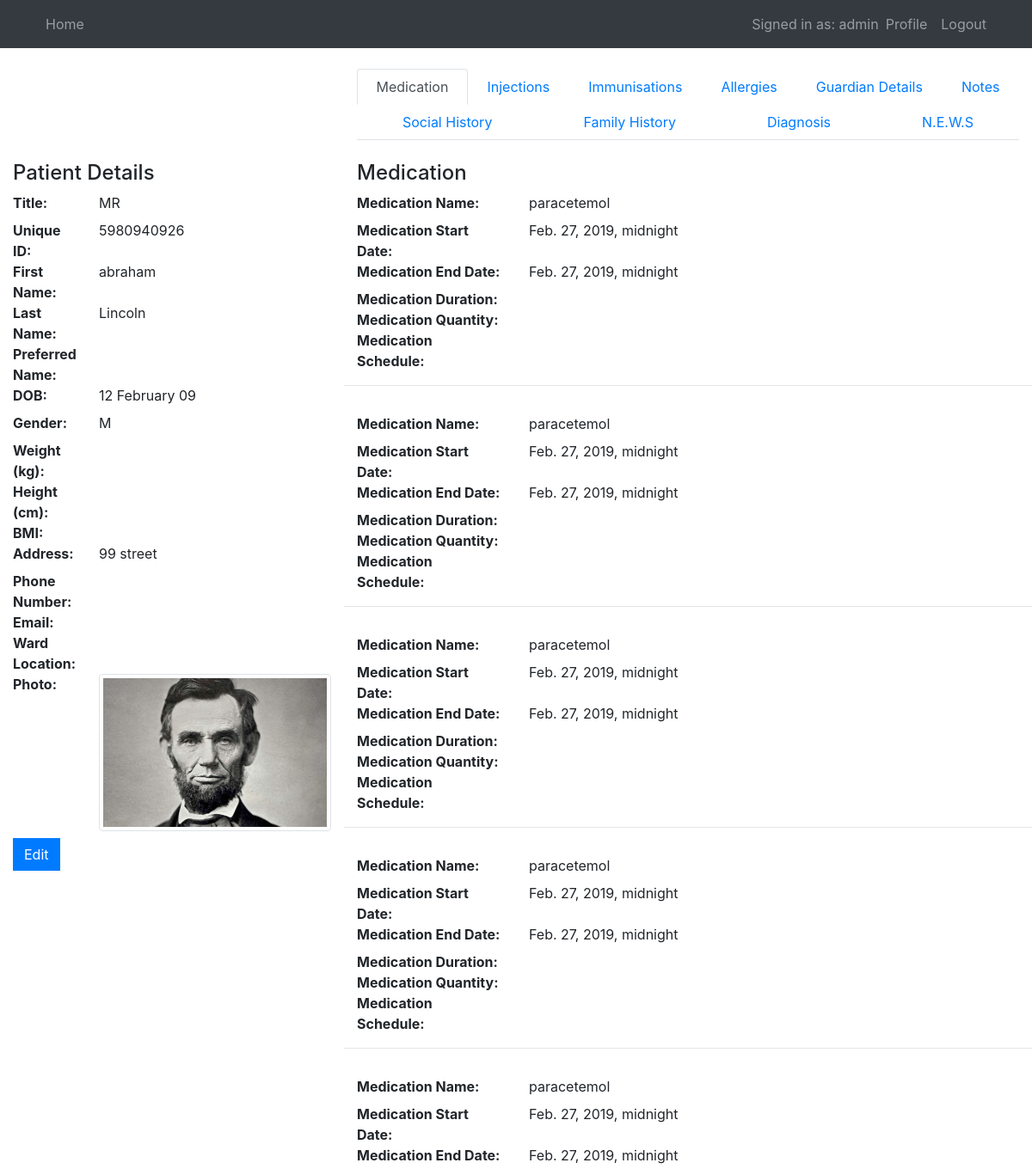
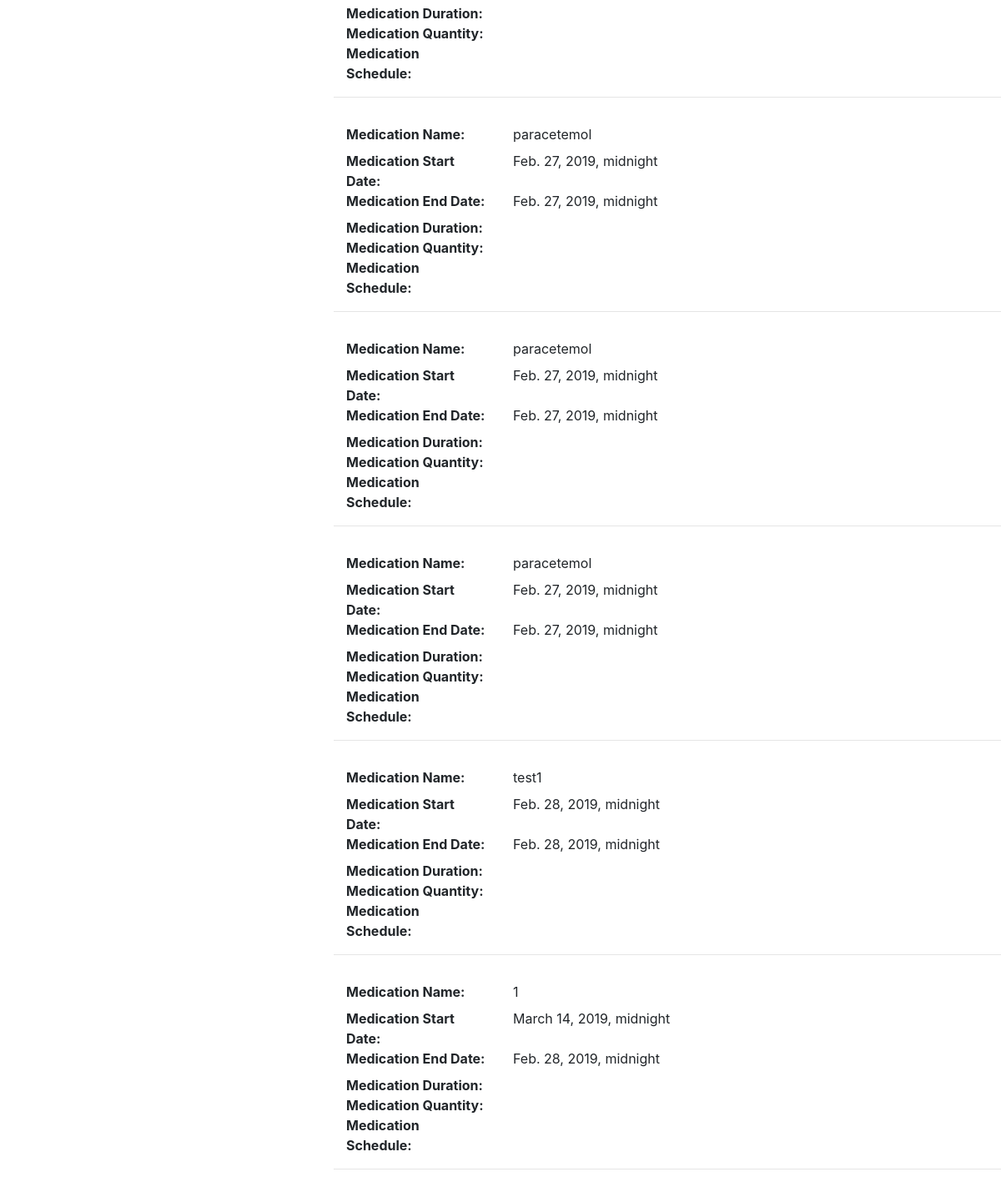
The page /home/patient/3 (signed in) on the database as committed earlier (2 pictures, top to bottom).
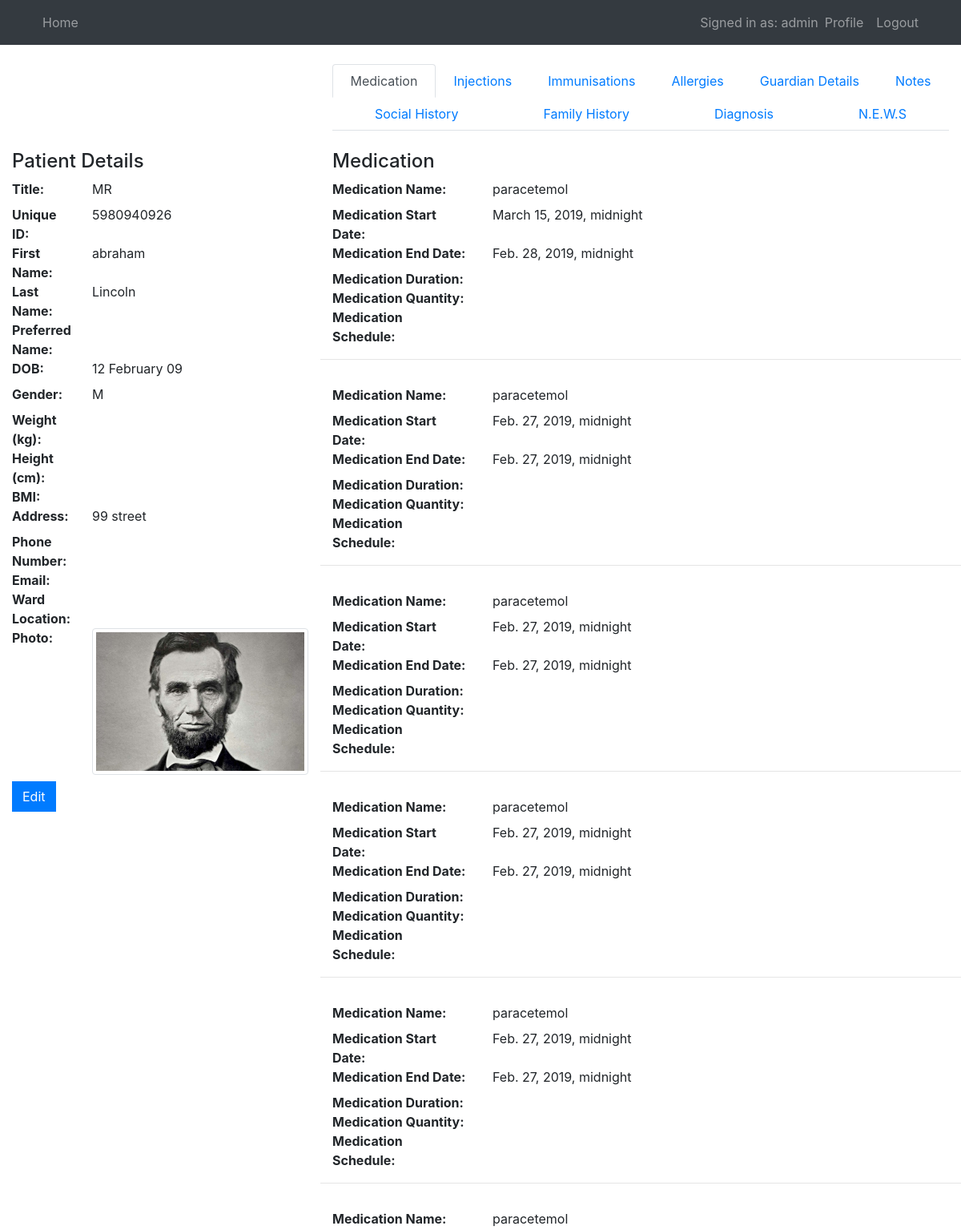
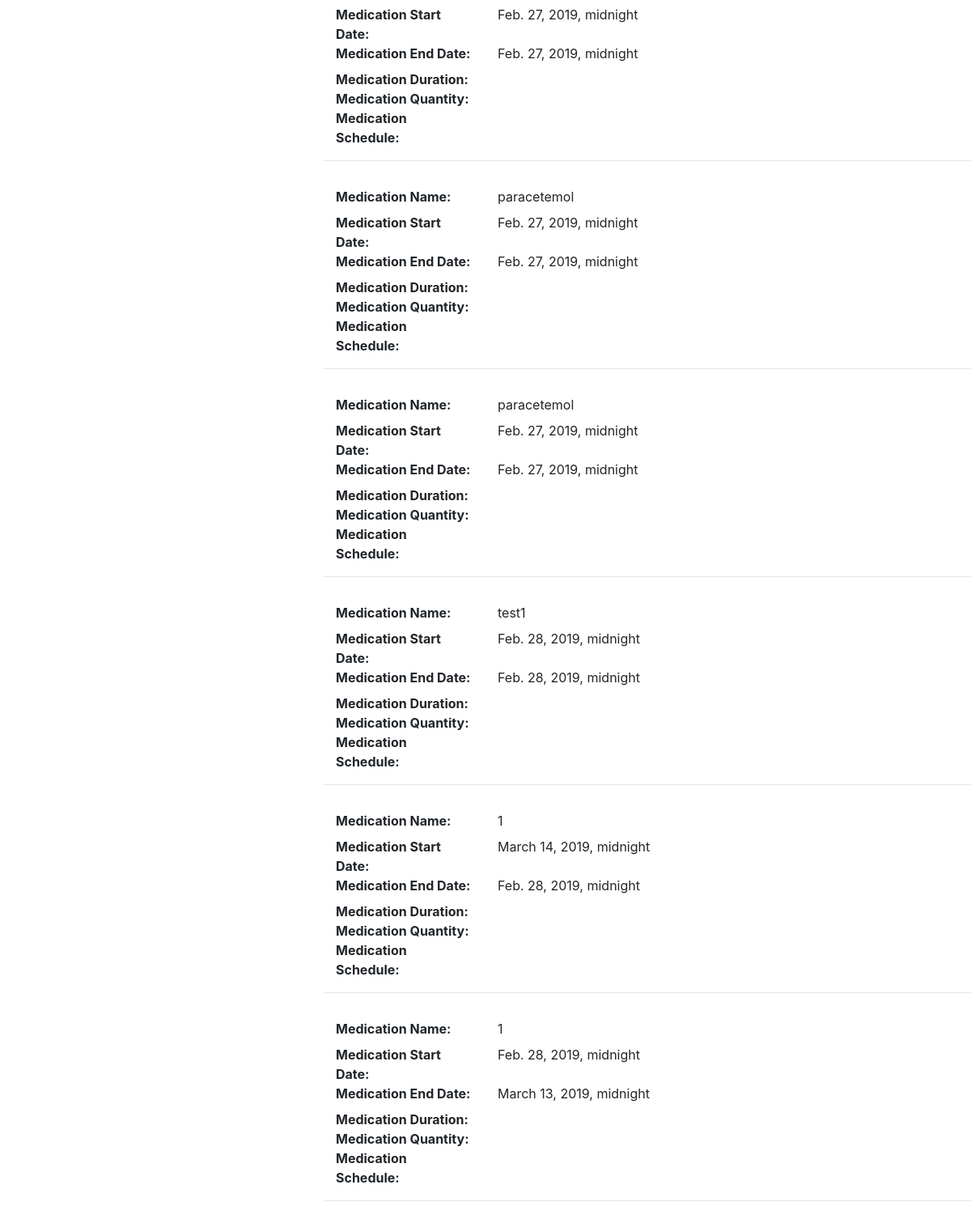
The same page on the database as committed later (2 pictures, top to bottom).
### users/models.py (models this page shows, shortened)
class Medication(models.Model):
    personaldetails = models.ForeignKey(PersonalDetails, on_delete=models.CASCADE)
    medicationname = models.CharField(max_length=256, verbose_name='Medication Name')
    medstartdatetime = models.DateTimeField(verbose_name='Medication Start Date')
    medenddatetime = models.DateTimeField(verbose_name='Medication End Date')
    usage = models.IntegerField(blank=True, verbose_name='Medication Usage', choices=MED_USES_CHOICES)
    quantity = models.CharField(max_length=256, blank=True, verbose_name='Medication dose (mg)')
    schedule = models.CharField(max_length=256, blank=True, verbose_name='Medication Schedule Frequency')

### mysite/views.py (the view)
# urls.py: path('patient/<int:id>', Patient.as_view(), name="patient-list"),
class Patient(LoginRequiredMixin, DetailView):
    template_name = 'mysite/patient.html'
    context_object_name = 'patient_list'
    def get_object(self):
        id_ = self.kwargs.get("id")
        return get_object_or_404(PersonalDetails, id=id_)
    def get_context_data(self, **kwargs):
        id_ = self.kwargs.get("id")
        context = super(Patient, self).get_context_data(**kwargs)
        context['notesandscans'] = NotesAndScans.objects.filter(personaldetails_id=id_)
        context['guardian'] = GuardianDetails.objects.filter(personaldetails_id=id_)
        context['social'] = SocialDetails.objects.filter(personaldetails_id=id_)
        context['familyhistory'] = FamilyHistory.objects.filter(personaldetails_id=id_)
        context['diagnosis'] = DiagnosisHistory.objects.filter(personaldetails_id=id_)
        context['allergies'] = AllergyDetails.objects.filter(personaldetails_id=id_)
        context['medication'] = Medication.objects.filter(personaldetails_id=id_)
        context['injection'] = Injection.objects.filter(personaldetails_id=id_)
        context['immunisation'] = Immunisation.objects.filter(personaldetails_id=id_)
        context['news'] = NationalEarlyWarningScore.objects.filter(personaldetails_id=id_)
        context['title'] = ('Patient %s' % id_)
        return context

### mysite/templatetags/user_tags.py (called while the page is built)
@register.filter('in_group')
def in_group(user, group_name):
    return user.groups.filter(name=group_name).exists()

### mysite/templates/mysite/patient.html (shortened to what the changed rows need)
{% extends "mysite/base.html" %}
{% load user_tags %}
{% block content %}
    <br>
    <br>
    <div class="row">
        <div class="col-sm-8">
            <div class="tab-content" id="nav-tabContent">
                <div class="tab-pane fade show active" id="list-medication" role="tabpanel"
                     aria-labelledby="list-medication-list">
                    {% if medication|length > 0 %}
                        {% for med in medication %}
                            <dl class="row">
                                <dt class="col-sm-3">Medication Name:</dt>
                                <dd class="col-sm-9">{{ med.medicationname }}</dd>
                                <dt class="col-sm-3">Medication Start Date:</dt>
                                <dd class="col-sm-9">{{ med.medstartdatetime }}</dd>
                                <dt class="col-sm-3">Medication End Date:</dt>
                                <dd class="col-sm-9">{{ med.medenddatetime }}</dd>
                                <dt class="col-sm-3">Medication Duration:</dt>
                                <dd class="col-sm-9">{{ med.medicationduration }}</dd>
                                <dt class="col-sm-3">Medication Quantity:</dt>
                                <dd class="col-sm-9">{{ med.medicationquantity }}</dd>
                                <dt class="col-sm-3">Medication Schedule:</dt>
                                <dd class="col-sm-9">{{ med.medicationschedule }}</dd>
                                <hr style="width: 100%;"/>
                            </dl>
                        {% endfor %}
                    {% else %}
                        <p>No Medications Prescribed.</p>
                    {% endif %}
                </div>
            </div>
        </div>
    </div>
{% endblock content %}

Rows that differ between the two databases and show on the page:
changed Medication: medstartdatetime "Feb. 27, 2019, midnight" → "March 15, 2019, midnight"; medenddatetime "Feb. 27, 2019, midnight" → "Feb. 28, 2019, midnight"
added Medication: medicationname "1", medstartdatetime "Feb. 28, 2019, midnight", medenddatetime "March 13, 2019, midnight"
